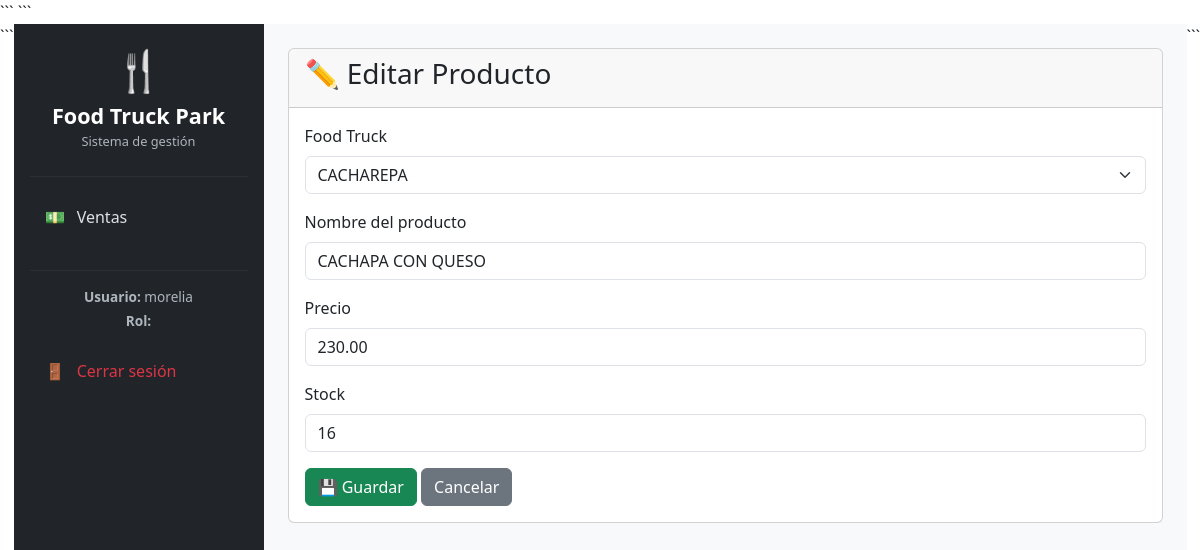
Page /productos/editar/1/ (signed in) on the committed database.
### productos/models.py (models this page shows, shortened)
class Producto(models.Model):
    foodtruck = models.ForeignKey(
        FoodTruck,
        on_delete=models.CASCADE
    )
    nombre = models.CharField(max_length=100)
    precio = models.DecimalField(
        max_digits=10,
        decimal_places=2
    )
    stock = models.PositiveIntegerField()

### foodtrucks/models.py (models this page shows, shortened)
class FoodTruck(models.Model):
    nombre = models.CharField(max_length=100)
    propietario = models.CharField(max_length=100)
    tipo_comida = models.CharField(max_length=100)
    estado = models.BooleanField(default=True)

### productos/views.py (the view, shortened to what this page needs)
# urls.py: path('editar/<int:id>/', views.editar_producto, name='editar_producto'),
def editar_producto(request, id):
    if not request.user.is_authenticated:
        return redirect('login')
    if not es_administrador(request):
        return redirect('lista_ventas')
    producto = get_object_or_404(
        Producto,
        id=id
    )
    foodtrucks = FoodTruck.objects.all()
    contexto = {
        'producto': producto,
        'foodtrucks': foodtrucks
    }
    return render(
        request,
        'productos/formulario.html',
        contexto
    )

### productos/views.py (called while the page is built)
def es_administrador(request):
    if not request.user.is_authenticated:
        return False
    if request.user.is_superuser:
        return True
    try:
        perfil = request.user.perfilusuario
        return perfil.rol == 'ADMIN'
    except PerfilUsuario.DoesNotExist:
        return False

### templates/productos/formulario.html (shortened to what this page needs)
{% extends 'base.html' %}
{% block content %}
<div class="card">
    <div class="card-header">
        <h3>
            {% if producto %}
                ✏️ Editar Producto
            {% else %}
                ➕ Nuevo Producto
            {% endif %}
        </h3>
    </div>
    <div class="card-body">
        <form method="POST">
            <div class="mb-3">
                <label class="form-label">
                    Food Truck
                </label>
                <select
                    name="foodtruck"
                    class="form-select"
                    required
                >
                    {% for foodtruck in foodtrucks %}
                    <option
                        value="{{ foodtruck.id }}"
                        {% if producto and producto.foodtruck.id == foodtruck.id %}
                            selected
                        {% endif %}
                    >
                        {{ foodtruck.nombre }}
                    </option>
                    {% endfor %}
                </select>
            </div>
            <div class="mb-3">
                <label class="form-label">
                    Nombre del producto
                </label>
                <input
                    type="text"
                    name="nombre"
                    class="form-control"
                    value="{{ producto.nombre|default:'' }}"
                    required
                >
            </div>
            <div class="mb-3">
                <label class="form-label">
                    Precio
                </label>
                <input
                    type="number"
                    step="0.01"
                    name="precio"
                    class="form-control"
                    value="{{ producto.precio|default:'' }}"
                    required
                >
            </div>
            <div class="mb-3">
                <label class="form-label">
                    Stock
                </label>
                <input
                    type="number"
                    name="stock"
                    class="form-control"
                    value="{{ producto.stock|default:'' }}"
                    required
                >
            </div>
            <button type="submit" class="btn btn-success">
                💾 Guardar
            </button>
            <a
                href="{% url 'lista_productos' %}"
                class="btn btn-secondary"
            >
                Cancelar
            </a>
        </form>
    </div>
</div>
{% endblock %}

### templates/base.html (shortened to what this page needs)
<!DOCTYPE html>
<html lang="es">
<head>
<link
    href="https://cdn.jsdelivr.net/npm/bootstrap@5.3.3/dist/css/bootstrap.min.css"
    rel="stylesheet">
```
</head>
<body>
{% if user.is_authenticated %}
<div class="d-flex">
```
<aside class="sidebar text-white p-3">
    <div class="text-center mb-4">
        <div class="fs-1">
            🍴
        </div>
        <div class="brand-title">
            Food Truck Park
        </div>
        <div class="brand-subtitle">
            Sistema de gestión
        </div>
    </div>
    <hr>
    {% if user.perfilusuario.rol == 'ADMIN' %}
    <ul class="nav flex-column">
        <li class="nav-item">
            <a
                class="nav-link"
                href="{% url 'dashboard' %}"
            >
                🏠
                <span class="ms-2">
                    Inicio
                </span>
            </a>
        </li>
        <li class="nav-item">
            <a
                class="nav-link"
                href="{% url 'lista_foodtrucks' %}"
            >
                🚚
                <span class="ms-2">
                    Food Trucks
                </span>
            </a>
        </li>
        <li class="nav-item">
            <a
                class="nav-link"
                href="{% url 'lista_productos' %}"
            >
                🍔
                <span class="ms-2">
                    Productos
                </span>
            </a>
        </li>
        <li class="nav-item">
            <a
                class="nav-link"
                href="{% url 'lista_ventas' %}"
            >
                💵
                <span class="ms-2">
                    Ventas
                </span>
            </a>
        </li>
        <li class="nav-item">
            <a
                class="nav-link"
                href="{% url 'reporte_ventas' %}"
            >
                📊
                <span class="ms-2">
                    Reportes
                </span>
            </a>
        </li>
        <li class="nav-item">
            <a
                class="nav-link"
                href="{% url 'lista_cajeros' %}"
            >
                👥
                <span class="ms-2">
                    Cajeros
                </span>
            </a>
        </li>
    </ul>
    {% else %}
    <ul class="nav flex-column">
        <li class="nav-item">
            <a
                class="nav-link"
                href="{% url 'lista_ventas' %}"
            >
                💵
                <span class="ms-2">
                    Ventas
                </span>
            </a>
        </li>
    </ul>
    {% endif %}
    <div class="mt-4">
        <hr>
        <div class="text-center user-info mb-3">
            <div>
                <strong>
                    Usuario:
                </strong>
                {{ user.username }}
            </div>
            <div class="mt-1">
                <strong>
                    Rol:
                </strong>
            </div>
        </div>
        <a
            class="nav-link text-danger"
            href="{% url 'logout' %}"
        >
            🚪
            <span class="ms-2">
                Cerrar sesión
            </span>
        </a>
    </div>
</aside>
<main class="main-content p-4 flex-grow-1">
    {% block content %}
    {% endblock %}
</main>
```
</div>
{% else %}
{% block login %}
{% endblock %}
{% endif %}
</body>
</html>

### templates/base.html (style rules this page uses)
.sidebar { width: 250px; min-height: 100vh; background: #212529; }
.brand-title { font-size: 1.35rem; font-weight: bold; }
.brand-subtitle { font-size: 0.8rem; color: #adb5bd; }
.sidebar .nav-link { color: #dee2e6; padding: 12px 15px; margin-bottom: 5px; border-radius: 8px; transition: 0.2s; }
.main-content { background: #f8f9fa; min-height: 100vh; }
.sidebar hr { border-color: #495057; }
.user-info { color: #adb5bd; font-size: 0.85rem; }

### rows in the picture
Producto: foodtruck "CACHAREPA", nombre "CACHAPA CON QUESO", precio "230.00", stock "16"

### other values in the picture
{{ user.username }} "morelia"
